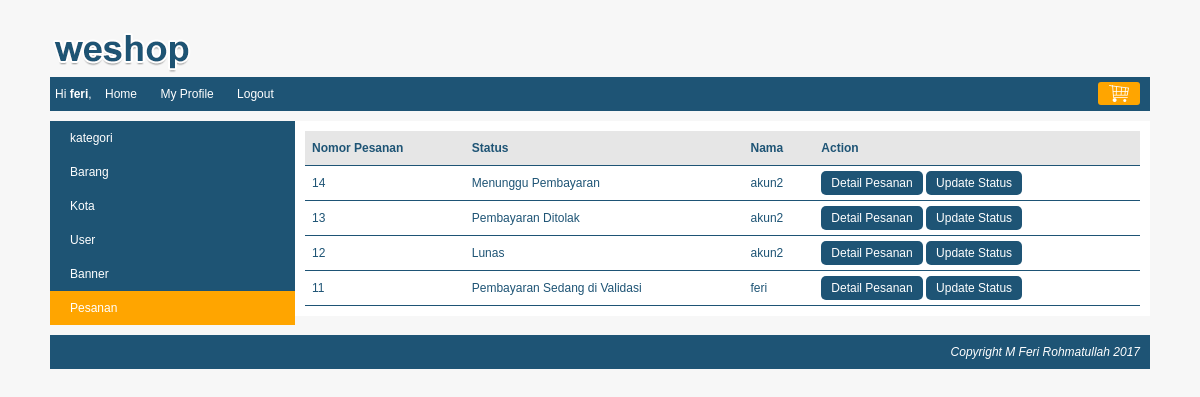
Screenshot of /index.php?page=my_profile&module=pesanan&action=list (signed in) with the database file from the repository.
### tables this page shows
CREATE TABLE IF NOT EXISTS `pesanan` (
`pesanan_id` int(10) NOT NULL,
  `kota_id` int(10) NOT NULL,
  `user_id` int(10) NOT NULL,
  `nama_penerima` varchar(150) NOT NULL,
  `nomor_telepon` varchar(15) NOT NULL,
  `alamat` varchar(300) NOT NULL,
  `tanggal_pemesanan` datetime NOT NULL,
  `status` tinyint(4) NOT NULL
);

CREATE TABLE IF NOT EXISTS `user` (
`user_id` int(10) NOT NULL,
  `level` varchar(30) NOT NULL,
  `nama` varchar(150) NOT NULL,
  `email` varchar(160) NOT NULL,
  `alamat` varchar(400) NOT NULL,
  `phone` varchar(15) NOT NULL,
  `password` varchar(300) NOT NULL,
  `status` enum('on','off') NOT NULL
);

### function/helper.php (called while the page is built, shortened)
<?php
	$arrayStatusPesanan[0] = "Menunggu Pembayaran";
	$arrayStatusPesanan[1] = "Pembayaran Sedang di Validasi";
	$arrayStatusPesanan[2] = "Lunas";
	$arrayStatusPesanan[3] = "Pembayaran Ditolak";
?>

### module/pesanan/list.php (the view)
<?php
	if ($level == "customer") {
	$queryPesanan = mysqli_query($koneksi, "SELECT pesanan.*, user.nama FROM pesanan JOIN user ON pesanan.user_id=user.user_id WHERE pesanan.user_id='$user_id' ORDER BY pesanan.tanggal_pemesanan DESC");
	}else{
	$queryPesanan = mysqli_query($koneksi, "SELECT pesanan.*, user.nama FROM pesanan JOIN user ON pesanan.user_id=user.user_id ORDER BY pesanan.tanggal_pemesanan DESC");
	}
	if (mysqli_num_rows($queryPesanan) == 0) {
		echo "<h3>Saat ini belum ada data pesanan</h3>";
	}else{
		echo "<table class='table-list'>
			 <tr class='baris-title'>
			 	<th class='kiri'>Nomor Pesanan</td>
			 	<th class='kiri'>Status</td>
			 	<th class='kiri'>Nama</td>
			 	<th class='kiri'>Action</td>
			 </tr>";
		$adminButton = "";
		while ($row = mysqli_fetch_assoc($queryPesanan)) {
			if ($level == "superadmin") {
				$adminButton = "<a class='tombol-action' href='".BASE_URL."index.php?page=my_profile&module=pesanan&action=status&pesanan_id=$row[pesanan_id]'>Update Status</a>";
			}
			$status = $row['status'];
			echo "<tr>
					<td class='kiri'>$row[pesanan_id]</td>
					<td class='kiri'>$arrayStatusPesanan[$status]</td>
					<td class='kiri'>$row[nama]</td>
					<td class='kiri'>
						<a class='tombol-action' href='".BASE_URL."index.php?page=my_profile&module=pesanan&action=detail&pesanan_id=$row[pesanan_id]'>Detail Pesanan</a>
					$adminButton
					</td>
				 </tr>";
		}
		echo "</table>";
	}
?>

### css/style.css (style rules this page uses)
body { font-family: arial; font-size: 12px; color:#1E5475; background: #F7F7F7; margin: 0px; }
.tombol-action { color: white; text-decoration: none; background: #1e5475; padding: 5px 10px; border-radius: 5px; transition: 0.5s; }
.table-list { width: 100%; border-collapse: collapse; }
.table-list tr { border-bottom: 1px solid #1e5475; }
.table-list tr th { background: #e6e6e6; padding: 10px 7px; }
.table-list tr td { padding: 10px 7px; }
.kiri { text-align: left; }

### rows the page displays
pesanan: pesanan_id "14", status "Menunggu Pembayaran", user.nama "akun2"
pesanan: pesanan_id "13", status "Pembayaran Ditolak", user.nama "akun2"
pesanan: pesanan_id "12", status "Lunas", user.nama "akun2"
pesanan: pesanan_id "11", status "Pembayaran Sedang di Validasi", user.nama "feri"

### other values shown
$nama "feri"
